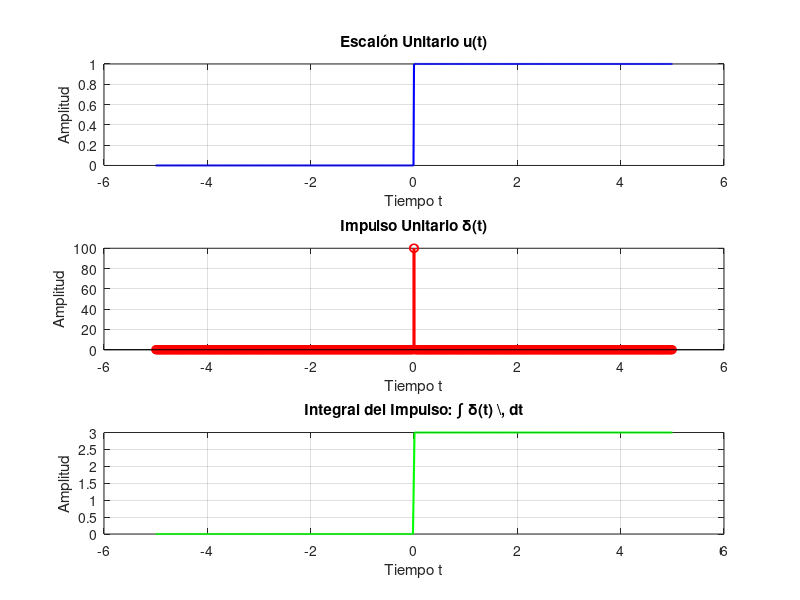

Source code (MATLAB):
% Configuración del eje temporal
t = -5:0.01:5;

% Escalón unitario
u_t = t >= 0;

% Impulso unitario aproximado
delta_t = zeros(size(t));
delta_t(abs(t) < 0.01) = 1/0.01; % Aproximación del impulso

% Integral del impulso
integral_delta = cumsum(delta_t) * 0.01;

% Graficar las señales
figure;

% Escalón unitario
subplot(3, 1, 1);
plot(t, u_t, 'b', 'LineWidth', 1.5);
grid on;
title('Escalón Unitario u(t)');
xlabel('Tiempo t');
ylabel('Amplitud');

% Impulso unitario
subplot(3, 1, 2);
stem(t, delta_t, 'r', 'LineWidth', 1.5);
grid on;
title('Impulso Unitario \delta(t)');
xlabel('Tiempo t');
ylabel('Amplitud');

% Integral del impulso
subplot(3, 1, 3);
plot(t, integral_delta, 'g', 'LineWidth', 1.5);
grid on;
title('Integral del Impulso: \int \delta(t) \, dt');
xlabel('Tiempo t');
ylabel('Amplitud');

% Guardar gráfico
saveas(gcf, 'escalon_impulso_continuo.png');
